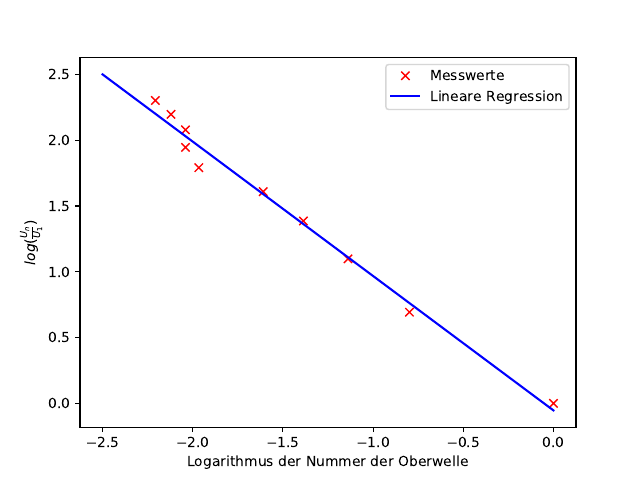

The script that saved this image:
import numpy as np
from scipy.optimize import curve_fit
import matplotlib.pyplot as plt
from uncertainties import ufloat

y, x = np.genfromtxt('WerteSäage.txt', unpack=True)
x =np.log(x)
y =np.log(y)
def f(x, a, b):
    return a*x + b

params, cov = curve_fit(f, x, y)
errors = np.sqrt(np.diag(cov))
#print('a= ',params[0],' +- ', errors[0], b= ', params[1],' +- ', errors[1])
print('a =', params[0], '±', errors[0])
print('b =', params[1], '±', errors[1])
t= np.linspace(-2.5, 0)

plt.plot (x,y, 'rx', label='Messwerte')
plt.plot(t, f(t, *params), 'b-' ,label='Lineare Regression')
plt.xlabel(r'Logarithmus der Nummer der Oberwelle')
plt.ylabel(r'$log(\frac{U_{n}}{U_{1}})$')
plt.legend()
#plt.show()
#plt.yscale('log')
#plt.xscale('log')
plt.savefig('plot3.pdf')
